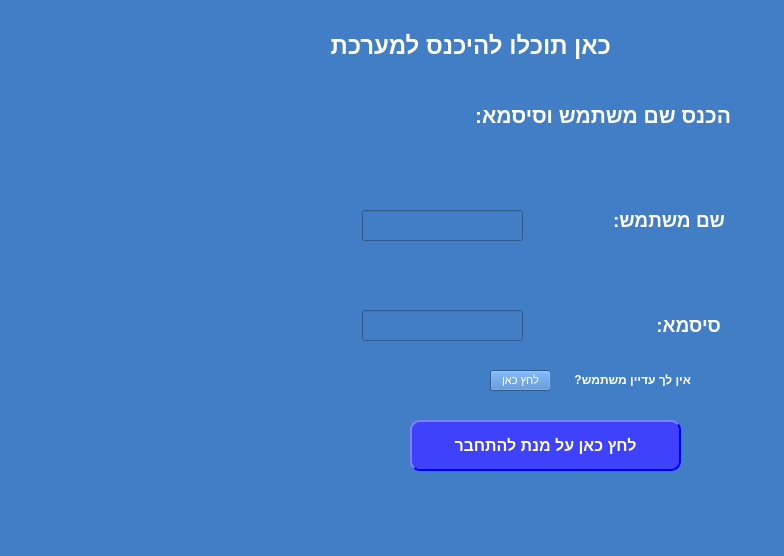
<?xml version="1.0" encoding="UTF-8"?>
<ui version="4.0">
 <class>MainWindow</class>
 <widget class="QMainWindow" name="MainWindow">
  <property name="geometry">
   <rect>
    <x>0</x>
    <y>0</y>
    <width>784</width>
    <height>556</height>
   </rect>
  </property>
  <property name="windowTitle">
   <string>MainWindow</string>
  </property>
  <property name="styleSheet">
   <string notr="true">background-color: rgb(66, 126, 198);</string>
  </property>
  <widget class="QWidget" name="centralwidget">
   <widget class="QLabel" name="label">
    <property name="geometry">
     <rect>
      <x>200</x>
      <y>30</y>
      <width>411</width>
      <height>31</height>
     </rect>
    </property>
    <property name="font">
     <font>
      <pointsize>18</pointsize>
      <weight>75</weight>
      <bold>true</bold>
     </font>
    </property>
    <property name="styleSheet">
     <string notr="true">color: rgb(255, 255, 255);</string>
    </property>
    <property name="text">
     <string>כאן תוכלו להיכנס למערכת</string>
    </property>
   </widget>
   <widget class="QLabel" name="label_2">
    <property name="geometry">
     <rect>
      <x>360</x>
      <y>90</y>
      <width>371</width>
      <height>51</height>
     </rect>
    </property>
    <property name="font">
     <font>
      <pointsize>16</pointsize>
      <weight>75</weight>
      <bold>true</bold>
     </font>
    </property>
    <property name="styleSheet">
     <string notr="true">color: rgb(255, 255, 255);</string>
    </property>
    <property name="text">
     <string>הכנס שם משתמש וסיסמא:</string>
    </property>
   </widget>
   <widget class="QLabel" name="label_3">
    <property name="geometry">
     <rect>
      <x>574</x>
      <y>200</y>
      <width>151</width>
      <height>41</height>
     </rect>
    </property>
    <property name="font">
     <font>
      <pointsize>14</pointsize>
      <weight>75</weight>
      <bold>true</bold>
     </font>
    </property>
    <property name="styleSheet">
     <string notr="true">color: rgb(255, 255, 255);</string>
    </property>
    <property name="text">
     <string>שם משתמש:</string>
    </property>
   </widget>
   <widget class="QLabel" name="label_4">
    <property name="geometry">
     <rect>
      <x>630</x>
      <y>310</y>
      <width>91</width>
      <height>31</height>
     </rect>
    </property>
    <property name="font">
     <font>
      <pointsize>14</pointsize>
      <weight>75</weight>
      <bold>true</bold>
     </font>
    </property>
    <property name="styleSheet">
     <string notr="true">color: rgb(255, 255, 255);</string>
    </property>
    <property name="text">
     <string>סיסמא:</string>
    </property>
   </widget>
   <widget class="QLineEdit" name="lineEdit">
    <property name="geometry">
     <rect>
      <x>362</x>
      <y>210</y>
      <width>161</width>
      <height>31</height>
     </rect>
    </property>
   </widget>
   <widget class="QLineEdit" name="lineEdit_2">
    <property name="geometry">
     <rect>
      <x>362</x>
      <y>310</y>
      <width>161</width>
      <height>31</height>
     </rect>
    </property>
   </widget>
   <widget class="QPushButton" name="pushButton">
    <property name="geometry">
     <rect>
      <x>410</x>
      <y>420</y>
      <width>271</width>
      <height>51</height>
     </rect>
    </property>
    <property name="font">
     <font>
      <pointsize>12</pointsize>
      <weight>75</weight>
      <bold>true</bold>
     </font>
    </property>
    <property name="styleSheet">
     <string notr="true">border-style : outset;
color: rgb(255, 255, 255);
background-color: rgb(63, 66, 251);
border-width : 2px;
border-radius : 10px;
border-color : blue;</string>
    </property>
    <property name="text">
     <string>לחץ כאן על מנת להתחבר</string>
    </property>
   </widget>
   <widget class="QPushButton" name="pushButton_2">
    <property name="geometry">
     <rect>
      <x>490</x>
      <y>370</y>
      <width>61</width>
      <height>21</height>
     </rect>
    </property>
    <property name="font">
     <font>
      <pointsize>8</pointsize>
     </font>
    </property>
    <property name="styleSheet">
     <string notr="true">background-color: rgb(66, 126, 198);
color: rgb(255, 255, 255);</string>
    </property>
    <property name="text">
     <string>לחץ כאן</string>
    </property>
   </widget>
   <widget class="QLabel" name="label_5">
    <property name="geometry">
     <rect>
      <x>550</x>
      <y>370</y>
      <width>141</width>
      <height>20</height>
     </rect>
    </property>
    <property name="font">
     <font>
      <weight>75</weight>
      <bold>true</bold>
     </font>
    </property>
    <property name="styleSheet">
     <string notr="true">color: rgb(255, 255, 255);</string>
    </property>
    <property name="text">
     <string>אין לך עדיין משתמש?</string>
    </property>
   </widget>
  </widget>
  <widget class="QMenuBar" name="menubar">
   <property name="geometry">
    <rect>
     <x>0</x>
     <y>0</y>
     <width>784</width>
     <height>26</height>
    </rect>
   </property>
  </widget>
  <widget class="QStatusBar" name="statusbar"/>
 </widget>
 <resources/>
 <connections/>
</ui>
